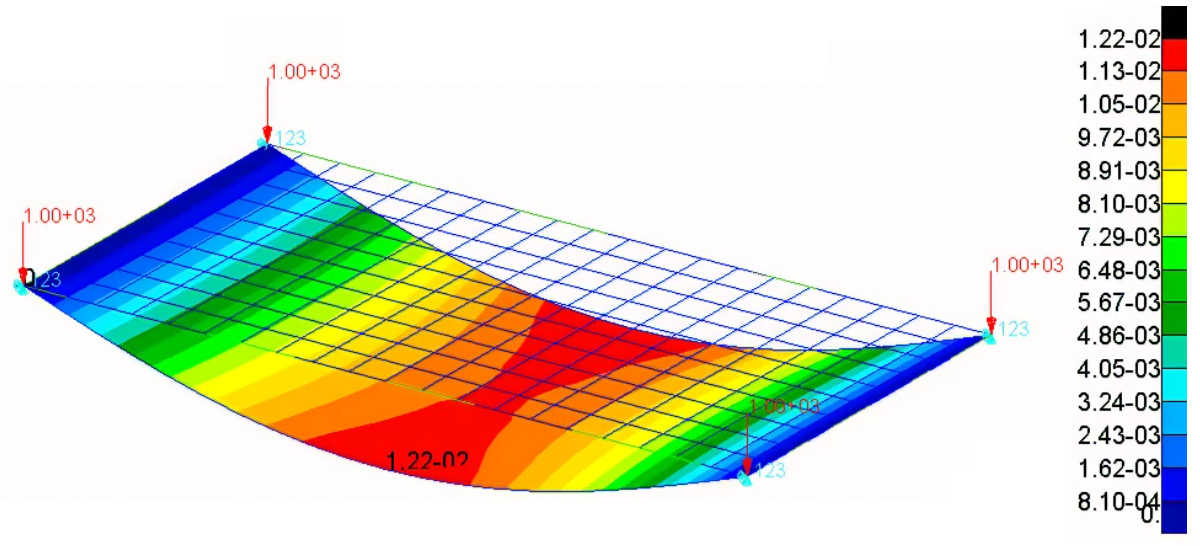
#> input picture PaddleScience/examples/quick_start/FEM.png, 1200 x 546 px
$ python -i transform.py   (imports and definitions only)
#> lines starting #> are read from the running program, lines starting #| are printed output that depends on the picture
#> further down, picture is the input picture: PIL image 1200x546 RGB; mean R, G, B 217.3, 219.1, 203.5
import numbers
import random

import numpy as np
from PIL import Image
from PIL import ImageEnhance
from PIL import ImageOps


class Compose(object):
    def __init__(self, transforms):
        self.transforms = transforms

    # [5 lines left out: function __call__, not called in this run]


class RandomCrop(object):
    """
    Take a random crop from the image.
    First the image or crop size may need to be adjusted if the incoming image
    is too small...
    If the image is smaller than the crop, then:
         the image is padded up to the size of the crop
         unless 'nopad', in which case the crop size is shrunk to fit the image
    A random crop is taken such that the crop fits within the image.
    If a centroid is passed in, the crop must intersect the centroid.
    """

    # [53 lines left out: functions __init__, __call__, not called in this run]


class PadImage(object):
    def __init__(self, size=(512, 512), ignore_index=0):
        self.size = size
        self.ignore_index = ignore_index

    # [16 lines left out: function __call__, not called in this run]


class RandomHorizontalFlip(object):
    def __init__(self, prob: float = 0.5):
        self.prob = prob

    # [12 lines left out: function __call__, not called in this run]


class RandomVerticalFlip(object):
    def __init__(self, prob: float = 0.5):
        self.prob = prob

    # [12 lines left out: function __call__, not called in this run]


class Resize(object):
    def __init__(self, size: tuple = (512, 512)):
        self.size = size

    # [5 lines left out: function __call__, not called in this run]


class RandomScale(object):
    def __init__(self, scale_list=[0.75, 1.0, 1.25], mode="value"):
        self.scale_list = scale_list
        self.mode = mode

    # [10 lines left out: function __call__, not called in this run]


class ColorJitter(object):
    def __init__(self, brightness=0.5, contrast=0.5, saturation=0.5):
        if brightness is not None and brightness > 0:
            self.brightness = [max(1 - brightness, 0), 1 + brightness]
        if contrast is not None and contrast > 0:
            self.contrast = [max(1 - contrast, 0), 1 + contrast]
        if saturation is not None and saturation > 0:
            self.saturation = [max(1 - saturation, 0), 1 + saturation]

    def __call__(self, img, mask=None):
        r_brightness = random.uniform(self.brightness[0], self.brightness[1])
        r_contrast = random.uniform(self.contrast[0], self.contrast[1])
        r_saturation = random.uniform(self.saturation[0], self.saturation[1])
        img = ImageEnhance.Brightness(img).enhance(r_brightness)
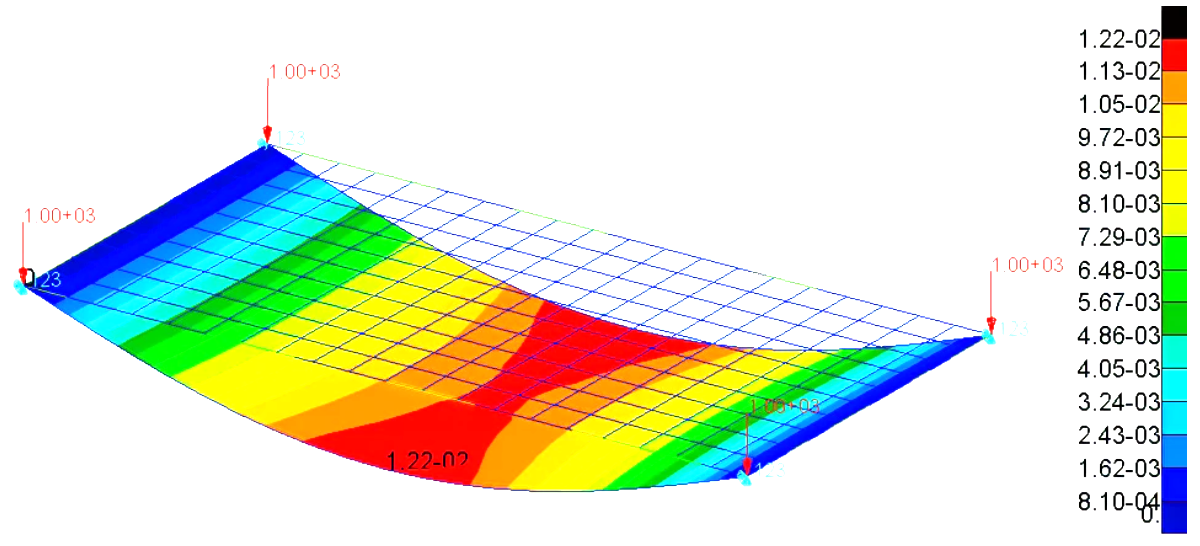
#> img: PIL image 1200x546 RGB; mean R, G, B 222.1, 229.1, 209
        img = ImageEnhance.Contrast(img).enhance(r_contrast)
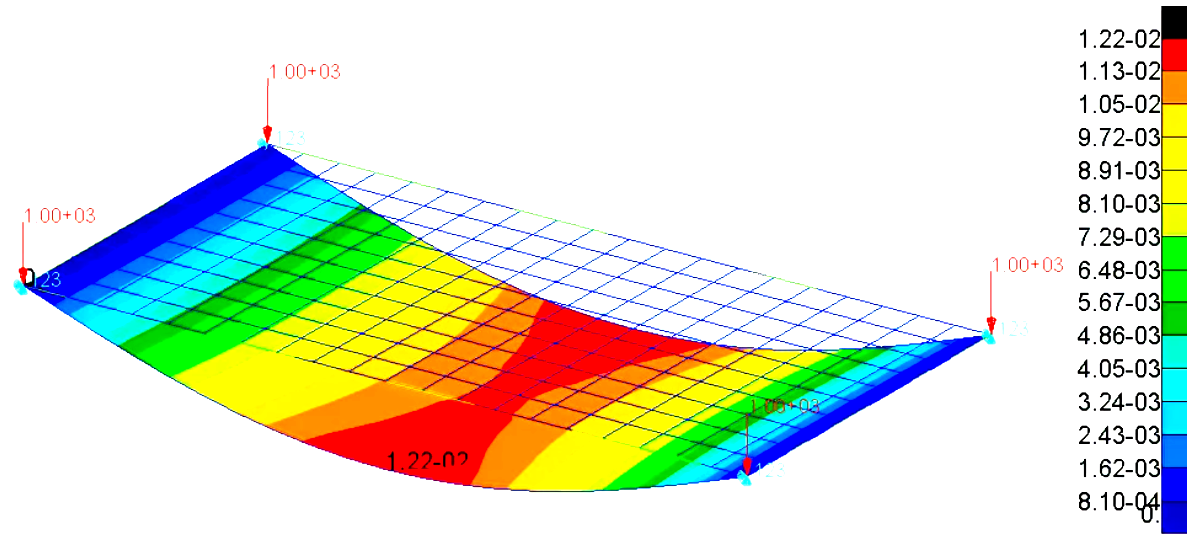
#> img: PIL image 1200x546 RGB; mean R, G, B 220.4, 226.6, 206.6
        img = ImageEnhance.Color(img).enhance(r_saturation)
        if mask is None:
            return img
        else:
            return img, mask


class SmartCropV1(object):
    # [19 lines left out: functions __init__, __call__, not called in this run]


class SmartCropV2(object):
    # [36 lines left out: functions __init__, __call__, not called in this run]

>>> from PIL import Image
>>> picture = Image.open('../../../quick_start/FEM.png')
>>> result = ColorJitter()(picture)
